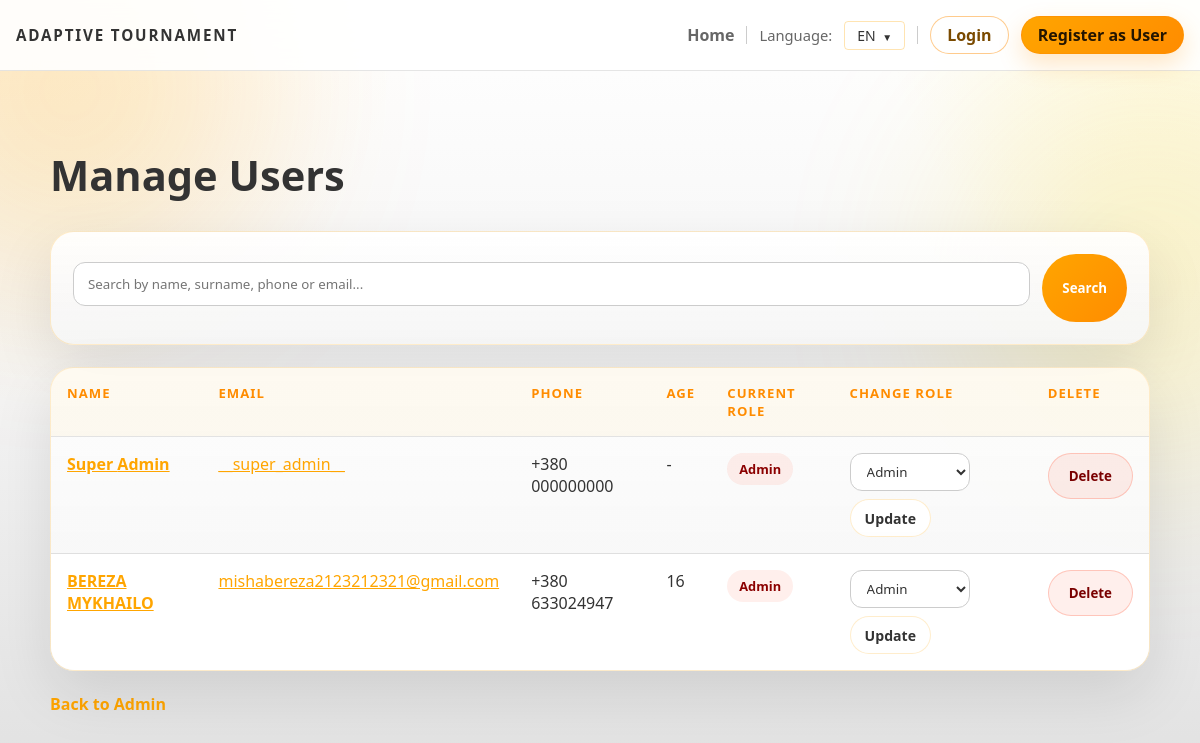
Before: /admin/users with the older database file.
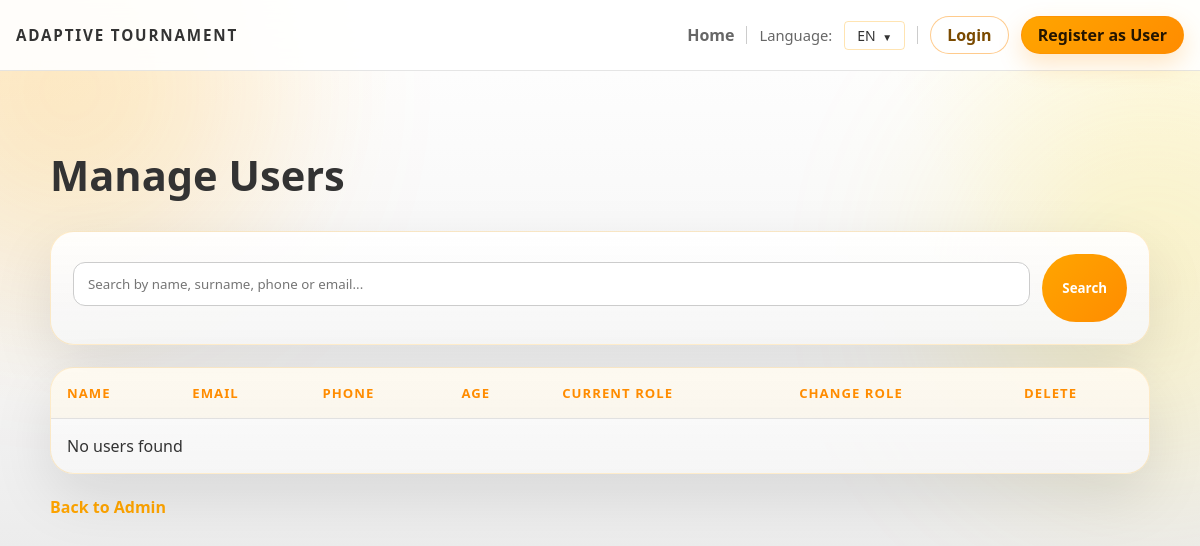
After: the same page with the newer database file.
### backend/models.py (models this page shows, shortened)
class User(db.Model):
    id = db.Column(db.Integer, primary_key=True)
    first_name = db.Column(db.String(120), nullable=False)
    last_name = db.Column(db.String(120), nullable=False)
    email = db.Column(db.String(200), unique=True, nullable=False)
    password_hash = db.Column(db.String(255), nullable=False, default='')
    phone_country_code = db.Column(db.String(10), nullable=False, default='+380')
    phone_number = db.Column(db.String(30), nullable=False, default='')
    age = db.Column(db.Integer)
    bio = db.Column(db.Text)
    role = db.Column(db.String(30), default='team')
    is_verified = db.Column(db.Boolean, default=False)
    verification_token = db.Column(db.String(64), unique=True, nullable=True)
    last_login_at = db.Column(db.DateTime, nullable=True)
    login_token = db.Column(db.String(64), unique=True, nullable=True)
    @property
    def phone_display(self):
        if self.phone_country_code and self.phone_number:
            return f"{self.phone_country_code} {self.phone_number}"
        return self.phone_number or ''

### backend/admin.py (the view, shortened to what this page needs)
def admin_users():
    users = User.query.all()
    search = request.args.get('search', '').strip()
    return render_template('admin_users.html', users=users, search=search)

### backend/app.py (called while the page is built)
@app.context_processor
def inject_user_processor():
    return inject_user()

@app.context_processor
def translation_processor():
    return translation()

### backend/app_helpers.py (called while the page is built)
def get_current_user():
    uid = session.get('user_id')
    if uid:
        return db.session.get(User, uid)
    return None

def inject_user():
    return {'get_current_user': get_current_user}

### backend/translations.py (called while the page is built)
def get_text(key, lang='en', **kwargs):
    if lang not in TRANSLATIONS:
        lang = 'en'
    text = TRANSLATIONS[lang].get(key, TRANSLATIONS['en'].get(key, key))
    if kwargs:
        try:
            return text.format(**kwargs)
        except Exception:
            return text
    return text

### templates/admin_users.html (shortened to what this page needs)
{% extends 'base.html' %}
{% block head %}
  <link rel="stylesheet" href="/static/css/admin.css">
{% endblock %}
{% block content %}
<div class="admin-page">
  <h2 class="page-title">{{ t('admin_users_title') }}</h2>
  <div class="search-panel">
    <form method="get" class="search-form">
      <input type="text" name="search" placeholder="{{ t('search_users_placeholder') }}" value="{{ search }}">
      <button type="submit" class="submit-btn">{{ t('search') }}</button>
    </form>
  </div>
  <div class="table-shell">
    <table class="admin-table">
      <thead>
        <tr>
          <th>{{ t('name') }}</th>
          <th>{{ t('email') }}</th>
          <th>{{ t('phone') }}</th>
          <th>{{ t('age') }}</th>
          <th>{{ t('current_role') }}</th>
          <th>{{ t('change_role') }}</th>
          <th>{{ t('delete') }}</th>
        </tr>
      </thead>
      <tbody>
        {% for user in users %}
          <tr>
            <td><strong><a href="/user/{{ user.id }}">{{ user.first_name }} {{ user.last_name }}</a></strong></td>
            <td><a href="/user/{{ user.id }}">{{ user.email }}</a></td>
            <td>{{ user.phone_display or '-' }}</td>
            <td>{{ user.age or '-' }}</td>
            <td>
              <span class="status-pill {{ user.role if user.role in ['admin', 'jury', 'team'] else 'default' }}">
                {% if user.role == 'admin' %}
                  {{ t('admin_short') }}
                {% elif user.role == 'jury' %}
                  {{ t('jury_short') }}
                {% else %}
                  {{ t('team') }}
                {% endif %}
              </span>
            </td>
            <td>
              <form method="post" action="/admin/user/{{ user.id }}/change-role" class="role-form">
                <select name="role">
                  <option value="admin" {% if user.role == 'admin' %}selected{% endif %}>{{ t('admin_short') }}</option>
                </select>
                <button type="submit" class="inline-btn">{{ t('update') }}</button>
              </form>
            </td>
            <td>
              <form method="post" action="/admin/user/{{ user.id }}/delete" class="inline-form">
                <button onclick="return confirm('{{ t('delete') }}?')" class="danger-btn">{{ t('delete') }}</button>
              </form>
            </td>
          </tr>
        {% else %}
          <tr>
            <td colspan="7" class="empty-row">
              {% if search %}{{ t('no_users_found') }} "{{ search }}"{% else %}{{ t('no_users_found') }}{% endif %}
            </td>
          </tr>
        {% endfor %}
      </tbody>
    </table>
  </div>
  <div class="back-link">
    <a href="/admin/dashboard">{{ t('back_to_admin') }}</a>
  </div>
</div>
{% endblock %}

### templates/base.html (shortened to what this page needs)
<!doctype html>
<html lang="{{ lang }}">
  <head>
    <link rel="stylesheet" href="/static/css/main.css">
    {% block head %}{% endblock %}
  </head>
  <body>
    <div class="page-shell">
      <div class="page-glow page-glow-left"></div>
      <div class="page-glow page-glow-right"></div>
      <nav class="topbar">
        <div class="topbar-inner">
          <a href="/" class="brand-mark">{{ t('app_title') }}</a>
          <div class="topbar-links">
            <a href="/">{{ t('home') }}</a>
            <span class="language-switcher">{{ t('language') }}:</span>
            <div class="dropdown topbar-dropdown">
              <button type="button" class="dropdown-toggle" aria-expanded="false">{{ lang|upper }}</button>
            </div>
            {% set _cur = get_current_user() %}
            {% if _cur %}
              <a href="/user/{{ _cur.id }}" class="profile-link" title="{{ t('profile_prefix') }}">{{ t('profile_prefix') }}: {{ _cur.first_name }}</a>
              <a href="/logout" class="logout-link">{{ t('logout') }}</a>
            {% else %}
              <a href="/login" class="auth-link auth-login">{{ t('login') }}</a>
              <a href="/register" class="auth-link auth-register">{{ t('register') }}</a>
            {% endif %}
          </div>
        </div>
      </nav>
      <div class="container">
        {% block content %}{% endblock %}
      </div>
    </div>
  </body>
</html>

### static/css/main.css (style rules this page uses)
:root { --bg: #ffffff; --bg-soft: #f9f9f9; --panel: rgba(255, 255, 255, 0.95); --panel-border: rgba(255, 165, 0, 0.3); --text: #333333; --muted: #666666; --accent: #ffa500; --accent-strong: #ff8c00; --success: #32cd32; --warning: #ffd700; --danger: #ff6347; --font-ui: "Segoe UI", "Trebuchet MS", Arial, sans-serif; --font-display: var(--font-ui); --font-body: var(--font-ui); }
* { box-sizing: border-box; }
html { scroll-behavior: smooth; }
body { margin: 0; min-height: 100vh; font-family: var(--font-body); color: var(--text); background: radial-gradient(circle at top left, rgba(255, 165, 0, 0.1), transparent 28%), radial-gradient(circle at top right, rgba(255, 215, 0, 0.1), transparent 22%), linear-gradient(180deg, #ffffff 0%, #f5f5f5 45%, #e0e0e0 100%); }
a { color: inherit; }
.page-shell { position: relative; overflow: hidden; min-height: 100vh; }
.page-glow { position: fixed; width: 380px; height: 380px; border-radius: 50%; filter: blur(100px); opacity: 0.18; pointer-events: none; z-index: 0; }
.page-glow-left { top: -100px; left: -120px; background: #ffa500; }
.page-glow-right { top: 90px; right: -140px; background: #ffd700; }
.topbar { position: sticky; top: 0; z-index: 5; backdrop-filter: blur(18px); background: rgba(255, 255, 255, 0.9); border-bottom: 1px solid rgba(0, 0, 0, 0.1); }
.topbar-inner { width: min(1180px, calc(100% - 32px)); margin: 0 auto; padding: 16px 0; display: flex; align-items: center; justify-content: space-between; gap: 20px; }
.brand-mark { text-decoration: none; font-size: 0.95rem; font-weight: 700; letter-spacing: 0.12em; text-transform: uppercase; color: #333333; font-family: var(--font-display); }
.topbar-links { display: flex; align-items: center; justify-content: flex-end; flex-wrap: wrap; gap: 12px; color: var(--muted); }
.topbar-links a { text-decoration: none; font-weight: 600; color: #666666; }
.topbar-links .auth-link { display: inline-flex; align-items: center; justify-content: center; min-height: 38px; padding: 0 16px; border-radius: 999px; line-height: 1; white-space: nowrap; transition: transform 0.18s ease, box-shadow 0.18s ease, background 0.18s ease, border-color 0.18s ease; }
.topbar-links .auth-login { border: 1px solid rgba(255, 140, 0, 0.45); background: rgba(255, 255, 255, 0.72); color: #7a4a00; }
.topbar-links .auth-register { border: 1px solid rgba(255, 140, 0, 0.55); background: linear-gradient(135deg, var(--accent) 0%, var(--accent-strong) 100%); color: #241500; box-shadow: 0 10px 24px rgba(255, 140, 0, 0.22); }
.language-switcher { font-size: 0.92rem; }
.dropdown { position: relative; display: inline-block; }
.dropdown-toggle { background: none; border: 1px solid var(--panel-border); padding: 4px 12px; border-radius: 4px; cursor: pointer; font-size: 14px; font-weight: 500; color: var(--text); transition: all 0.2s; }
.dropdown-toggle::after { content: ' ▼'; font-size: 10px; margin-left: 4px; }
.container { position: relative; z-index: 1; width: min(1180px, calc(100% - 32px)); margin: 0 auto; padding: 36px 0 72px; }
h1, h2, h3, h4, h5, h6, .page-title, .hero-title, .hero-panel-title, .tournament-name { font-family: var(--font-display); }
body, p, li, label, input, textarea, select, button, a, th, td, .flash-message, .status-chip, .status-pill { font-family: var(--font-body); }
.container a:not(.primary-button):not(.secondary-button):not(.panel-link):not(.brand-mark) { color: #ffa500; }
form input, form textarea, form select { width: 100%; padding: 12px 14px; margin: 8px 0 16px; border: 1px solid #cccccc; border-radius: 12px; box-sizing: border-box; background: #ffffff; color: #333333; }
form button { padding: 11px 20px; background: linear-gradient(135deg, var(--accent) 0%, var(--accent-strong) 100%); color: #04101e; border: none; border-radius: 999px; cursor: pointer; font-weight: 800; }

Changed rows visible on the page:
removed User: first_name "Super", last_name "Admin", email "__super_admin__", phone_country_code+phone_number "+380 000000000", age "-", t "Admin", role "Admin", t "Update", t "Delete"
removed User: first_name "BEREZA", last_name "MYKHAILO", email "mishabereza2123212321@gmail.com", phone_country_code+phone_number "+380 633024947", age "16", role "Admin", t "Update", t "Delete"
Other visible differences:
{{ t('no_users_found') }}: (not shown) → "No users found"
